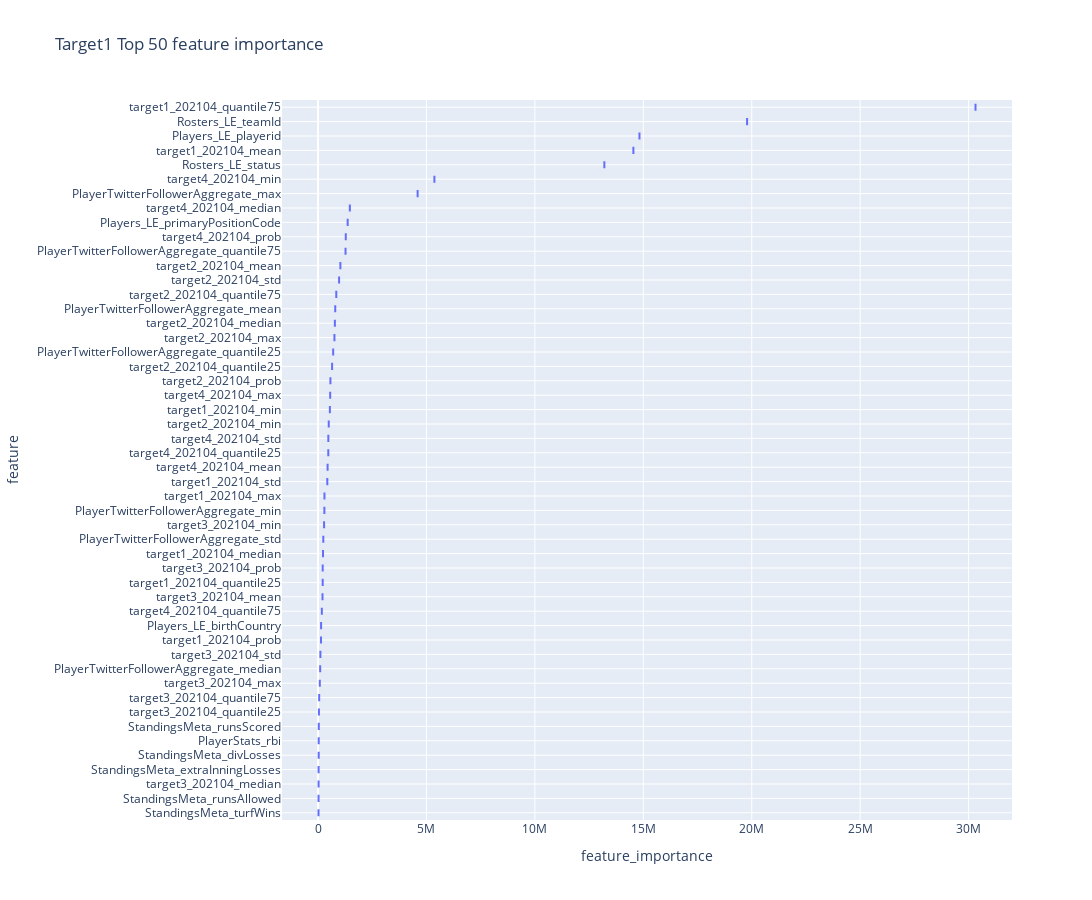
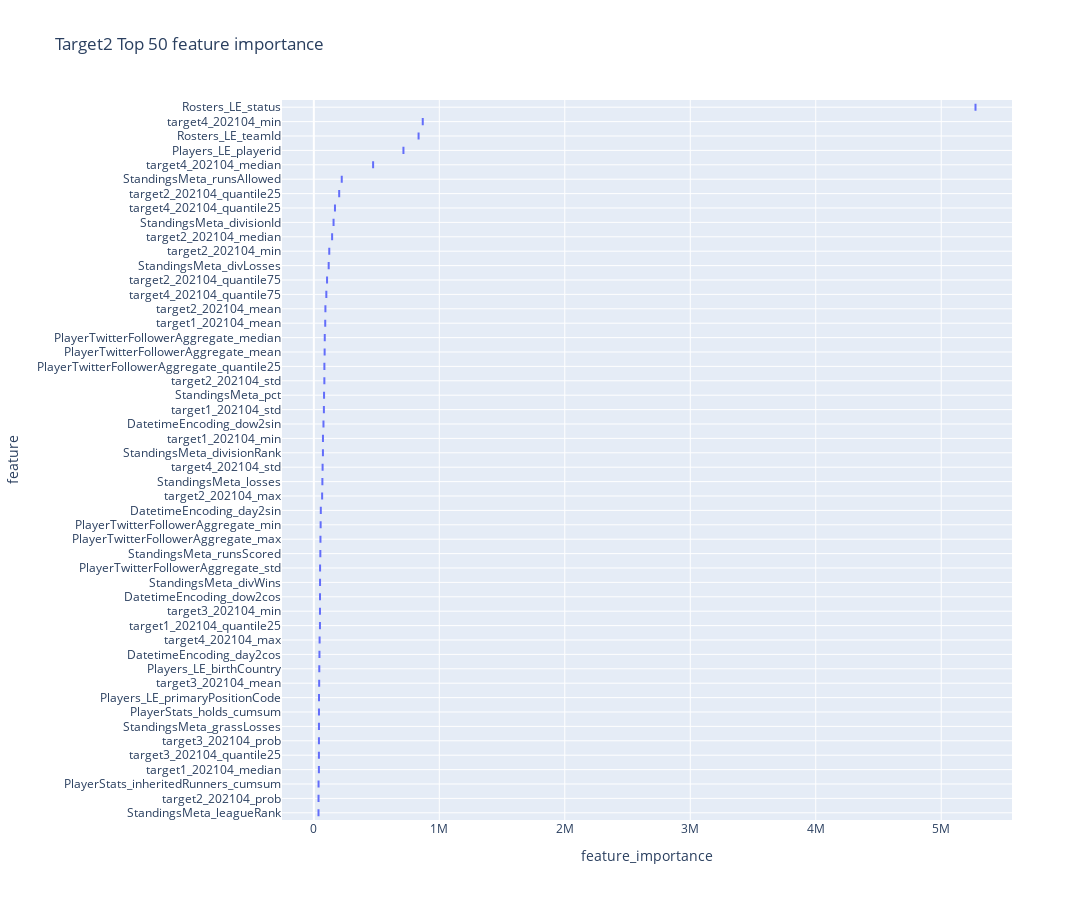
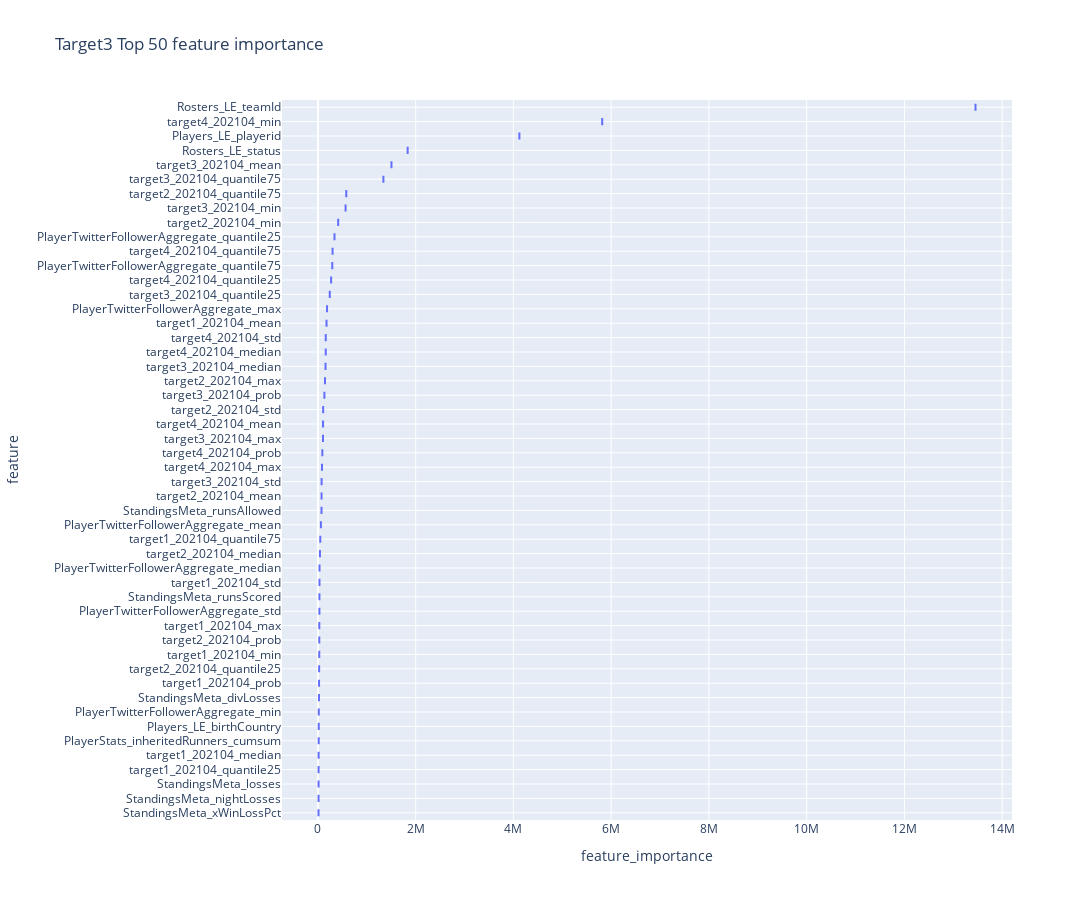
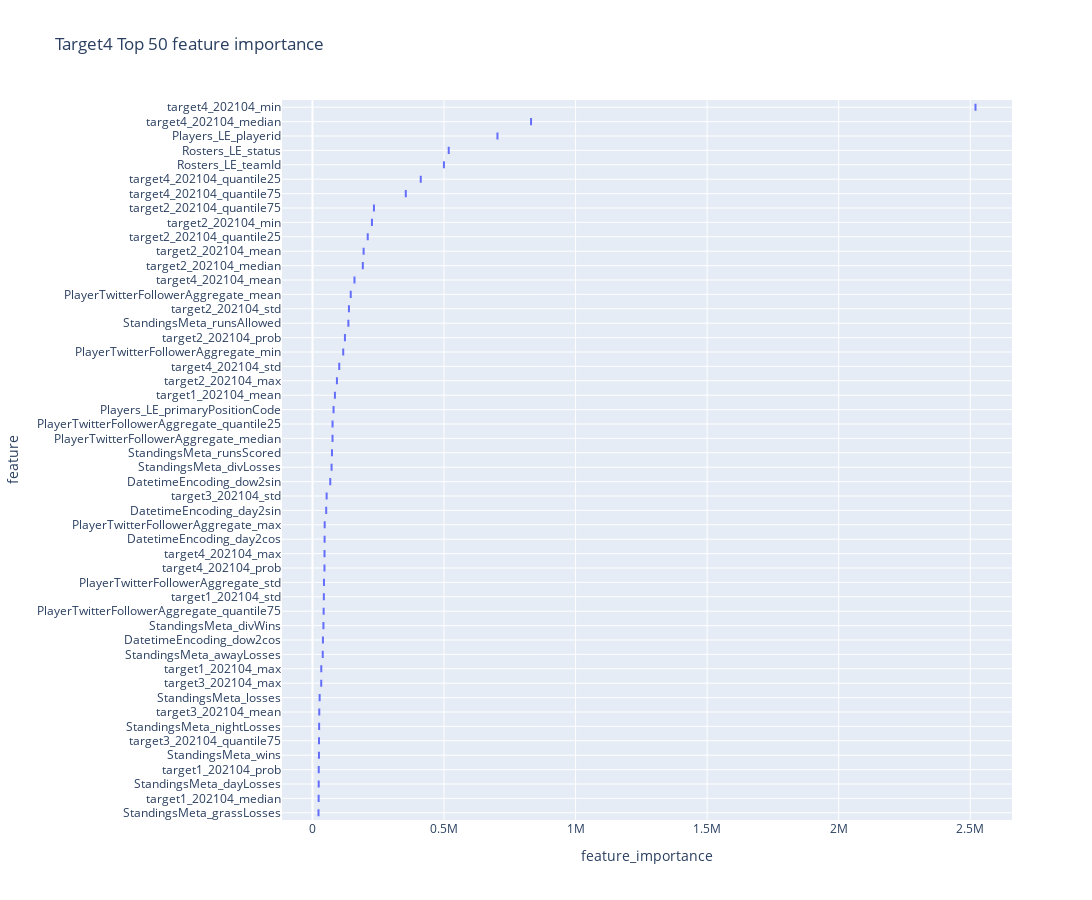

These figures' notebook cell, in order:
### Code cell
visualize_feature_importance(models, train_feat_df)

### Figure 1 — Plotly figure (JSON) as saved in the notebook; plotly's stock layout.template omitted (floating-point values rounded to 4 significant figures)
{"data": [{"alignmentgroup": "True", "hovertemplate": "feature_importance=%{x}<br>feature=%{y}<extra></extra>", "legendgroup": "", "marker": {"color": "#636efa"}, "name": "", "notched": false, "offsetgroup": "", "orientation": "h", "showlegend": false, "type": "box", "x": [14540000.0, 427700.0, 297300.0, 546400.0, 229800.0, 215800.0, 30320000.0, 138600.0, 1031000.0, 972000.0, 757100.0, 494500.0, 776900.0, 649500.0, 842000.0, 571500.0, 206700.0, 110000.0, 81890.0, 279500.0, 25430.0, 41890.0, 54060.0, 215900.0, 441400.0, 475200.0, 561100.0, 5367000.0, 1468000.0, 473700.0, 175700.0, 1280000.0, 19790000.0, 13200000.0, 141900.0, 1367000.0, 14820000.0, 31350.0, 794200.0, 243300.0, 4593000.0, 292800.0, 98890.0, 698500.0, 1268000.0, 23980.0, 34760.0, 26320.0, 22030.0, 30930.0], "x0": " ", "xaxis": "x", "y": ["target1_202104_mean", "target1_202104_std", "target1_202104_max", "target1_202104_min", "target1_202104_median", "target1_202104_quantile25", "target1_202104_quantile75", "target1_202104_prob", "target2_202104_mean", "target2_202104_std", "target2_202104_max", "target2_202104_min", "target2_202104_median", "target2_202104_quantile25", "target2_202104_quantile75", "target2_202104_prob", "target3_202104_mean", "target3_202104_std", "target3_202104_max", "target3_202104_min", "target3_202104_median", "target3_202104_quantile25", "target3_202104_quantile75", "target3_202104_prob", "target4_202104_mean", "target4_202104_std", "target4_202104_max", "target4_202104_min", "target4_202104_median", "target4_202104_quantile25", "target4_202104_quantile75", "target4_202104_prob", "Rosters_LE_teamId", "Rosters_LE_status", "Players_LE_birthCountry", "Players_LE_primaryPositionCode", "Players_LE_playerid", "PlayerStats_rbi", "PlayerTwitterFollowerAggregate_mean", "PlayerTwitterFollowerAggregate_std", "PlayerTwitterFollowerAggregate_max", "PlayerTwitterFollowerAggregate_min", "PlayerTwitterFollowerAggregate_median", "PlayerTwitterFollowerAggregate_quantile25", "PlayerTwitterFollowerAggregate_quantile75", "StandingsMeta_runsAllowed", "StandingsMeta_runsScored", "StandingsMeta_extraInningLosses", "StandingsMeta_turfWins", "StandingsMeta_divLosses"], "y0": " ", "yaxis": "y"}], "layout": {"boxmode": "group", "height": 900, "legend": {"tracegroupgap": 0}, "title": {"text": "Target1 Top 50 feature importance"}, "width": 1250, "xaxis": {"anchor": "y", "domain": [0, 1], "title": {"text": "feature_importance"}}, "yaxis": {"anchor": "x", "categoryarray": ["StandingsMeta_turfWins", "StandingsMeta_runsAllowed", "target3_202104_median", "StandingsMeta_extraInningLosses", "StandingsMeta_divLosses", "PlayerStats_rbi", "StandingsMeta_runsScored", "target3_202104_quantile25", "target3_202104_quantile75", "target3_202104_max", "PlayerTwitterFollowerAggregate_median", "target3_202104_std", "target1_202104_prob", "Players_LE_birthCountry", "target4_202104_quantile75", "target3_202104_mean", "target1_202104_quantile25", "target3_202104_prob", "target1_202104_median", "PlayerTwitterFollowerAggregate_std", "target3_202104_min", "PlayerTwitterFollowerAggregate_min", "target1_202104_max", "target1_202104_std", "target4_202104_mean", "target4_202104_quantile25", "target4_202104_std", "target2_202104_min", "target1_202104_min", "target4_202104_max", "target2_202104_prob", "target2_202104_quantile25", "PlayerTwitterFollowerAggregate_quantile25", "target2_202104_max", "target2_202104_median", "PlayerTwitterFollowerAggregate_mean", "target2_202104_quantile75", "target2_202104_std", "target2_202104_mean", "PlayerTwitterFollowerAggregate_quantile75", "target4_202104_prob", "Players_LE_primaryPositionCode", "target4_202104_median", "PlayerTwitterFollowerAggregate_max", "target4_202104_min", "Rosters_LE_status", "target1_202104_mean", "Players_LE_playerid", "Rosters_LE_teamId", "target1_202104_quantile75"], "categoryorder": "array", "domain": [0, 1], "showgrid": true, "title": {"text": "feature"}}}}

### Figure 2 — Plotly figure (JSON) as saved in the notebook; plotly's stock layout.template omitted (floating-point values rounded to 4 significant figures)
{"data": [{"alignmentgroup": "True", "hovertemplate": "feature_importance=%{x}<br>feature=%{y}<extra></extra>", "legendgroup": "", "marker": {"color": "#636efa"}, "name": "", "notched": false, "offsetgroup": "", "orientation": "h", "showlegend": false, "type": "box", "x": [90880.0, 80200.0, 72860.0, 40390.0, 48830.0, 92250.0, 83900.0, 66250.0, 123000.0, 145800.0, 202100.0, 105300.0, 37480.0, 42530.0, 48890.0, 40440.0, 40750.0, 69920.0, 45990.0, 868100.0, 472500.0, 168500.0, 99620.0, 834800.0, 5273000.0, 43400.0, 41210.0, 714200.0, 40970.0, 37630.0, 86140.0, 49800.0, 52740.0, 54250.0, 87100.0, 84180.0, 157300.0, 72530.0, 37210.0, 68160.0, 81410.0, 222500.0, 51830.0, 40890.0, 49580.0, 118300.0, 44760.0, 55590.0, 49230.0, 76800.0], "x0": " ", "xaxis": "x", "y": ["target1_202104_mean", "target1_202104_std", "target1_202104_min", "target1_202104_median", "target1_202104_quantile25", "target2_202104_mean", "target2_202104_std", "target2_202104_max", "target2_202104_min", "target2_202104_median", "target2_202104_quantile25", "target2_202104_quantile75", "target2_202104_prob", "target3_202104_mean", "target3_202104_min", "target3_202104_quantile25", "target3_202104_prob", "target4_202104_std", "target4_202104_max", "target4_202104_min", "target4_202104_median", "target4_202104_quantile25", "target4_202104_quantile75", "Rosters_LE_teamId", "Rosters_LE_status", "Players_LE_birthCountry", "Players_LE_primaryPositionCode", "Players_LE_playerid", "PlayerStats_holds_cumsum", "PlayerStats_inheritedRunners_cumsum", "PlayerTwitterFollowerAggregate_mean", "PlayerTwitterFollowerAggregate_std", "PlayerTwitterFollowerAggregate_max", "PlayerTwitterFollowerAggregate_min", "PlayerTwitterFollowerAggregate_median", "PlayerTwitterFollowerAggregate_quantile25", "StandingsMeta_divisionId", "StandingsMeta_divisionRank", "StandingsMeta_leagueRank", "StandingsMeta_losses", "StandingsMeta_pct", "StandingsMeta_runsAllowed", "StandingsMeta_runsScored", "StandingsMeta_grassLosses", "StandingsMeta_divWins", "StandingsMeta_divLosses", "DatetimeEncoding_day2cos", "DatetimeEncoding_day2sin", "DatetimeEncoding_dow2cos", "DatetimeEncoding_dow2sin"], "y0": " ", "yaxis": "y"}], "layout": {"boxmode": "group", "height": 900, "legend": {"tracegroupgap": 0}, "title": {"text": "Target2 Top 50 feature importance"}, "width": 1250, "xaxis": {"anchor": "y", "domain": [0, 1], "title": {"text": "feature_importance"}}, "yaxis": {"anchor": "x", "categoryarray": ["StandingsMeta_leagueRank", "target2_202104_prob", "PlayerStats_inheritedRunners_cumsum", "target1_202104_median", "target3_202104_quantile25", "target3_202104_prob", "StandingsMeta_grassLosses", "PlayerStats_holds_cumsum", "Players_LE_primaryPositionCode", "target3_202104_mean", "Players_LE_birthCountry", "DatetimeEncoding_day2cos", "target4_202104_max", "target1_202104_quantile25", "target3_202104_min", "DatetimeEncoding_dow2cos", "StandingsMeta_divWins", "PlayerTwitterFollowerAggregate_std", "StandingsMeta_runsScored", "PlayerTwitterFollowerAggregate_max", "PlayerTwitterFollowerAggregate_min", "DatetimeEncoding_day2sin", "target2_202104_max", "StandingsMeta_losses", "target4_202104_std", "StandingsMeta_divisionRank", "target1_202104_min", "DatetimeEncoding_dow2sin", "target1_202104_std", "StandingsMeta_pct", "target2_202104_std", "PlayerTwitterFollowerAggregate_quantile25", "PlayerTwitterFollowerAggregate_mean", "PlayerTwitterFollowerAggregate_median", "target1_202104_mean", "target2_202104_mean", "target4_202104_quantile75", "target2_202104_quantile75", "StandingsMeta_divLosses", "target2_202104_min", "target2_202104_median", "StandingsMeta_divisionId", "target4_202104_quantile25", "target2_202104_quantile25", "StandingsMeta_runsAllowed", "target4_202104_median", "Players_LE_playerid", "Rosters_LE_teamId", "target4_202104_min", "Rosters_LE_status"], "categoryorder": "array", "domain": [0, 1], "showgrid": true, "title": {"text": "feature"}}}}

### Figure 3 — Plotly figure (JSON) as saved in the notebook; plotly's stock layout.template omitted (floating-point values rounded to 4 significant figures)
{"data": [{"alignmentgroup": "True", "hovertemplate": "feature_importance=%{x}<br>feature=%{y}<extra></extra>", "legendgroup": "", "marker": {"color": "#636efa"}, "name": "", "notched": false, "offsetgroup": "", "orientation": "h", "showlegend": false, "type": "box", "x": [175700.0, 31620.0, 27990.0, 27340.0, 14030.0, 12940.0, 48170.0, 23000.0, 74240.0, 107100.0, 144100.0, 414200.0, 41420.0, 24600.0, 579900.0, 27810.0, 1504000.0, 75250.0, 103600.0, 565700.0, 155200.0, 241800.0, 1339000.0, 132000.0, 104400.0, 159800.0, 82750.0, 5817000.0, 159500.0, 269600.0, 299100.0, 90120.0, 13450000.0, 1836000.0, 16530.0, 4122000.0, 15410.0, 60850.0, 30180.0, 186400.0, 16590.0, 31990.0, 338600.0, 293000.0, 12820.0, 73060.0, 30480.0, 12570.0, 21180.0, 11580.0], "x0": " ", "xaxis": "x", "y": ["target1_202104_mean", "target1_202104_std", "target1_202104_max", "target1_202104_min", "target1_202104_median", "target1_202104_quantile25", "target1_202104_quantile75", "target1_202104_prob", "target2_202104_mean", "target2_202104_std", "target2_202104_max", "target2_202104_min", "target2_202104_median", "target2_202104_quantile25", "target2_202104_quantile75", "target2_202104_prob", "target3_202104_mean", "target3_202104_std", "target3_202104_max", "target3_202104_min", "target3_202104_median", "target3_202104_quantile25", "target3_202104_quantile75", "target3_202104_prob", "target4_202104_mean", "target4_202104_std", "target4_202104_max", "target4_202104_min", "target4_202104_median", "target4_202104_quantile25", "target4_202104_quantile75", "target4_202104_prob", "Rosters_LE_teamId", "Rosters_LE_status", "Players_LE_birthCountry", "Players_LE_playerid", "PlayerStats_inheritedRunners_cumsum", "PlayerTwitterFollowerAggregate_mean", "PlayerTwitterFollowerAggregate_std", "PlayerTwitterFollowerAggregate_max", "PlayerTwitterFollowerAggregate_min", "PlayerTwitterFollowerAggregate_median", "PlayerTwitterFollowerAggregate_quantile25", "PlayerTwitterFollowerAggregate_quantile75", "StandingsMeta_losses", "StandingsMeta_runsAllowed", "StandingsMeta_runsScored", "StandingsMeta_nightLosses", "StandingsMeta_divLosses", "StandingsMeta_xWinLossPct"], "y0": " ", "yaxis": "y"}], "layout": {"boxmode": "group", "height": 900, "legend": {"tracegroupgap": 0}, "title": {"text": "Target3 Top 50 feature importance"}, "width": 1250, "xaxis": {"anchor": "y", "domain": [0, 1], "title": {"text": "feature_importance"}}, "yaxis": {"anchor": "x", "categoryarray": ["StandingsMeta_xWinLossPct", "StandingsMeta_nightLosses", "StandingsMeta_losses", "target1_202104_quantile25", "target1_202104_median", "PlayerStats_inheritedRunners_cumsum", "Players_LE_birthCountry", "PlayerTwitterFollowerAggregate_min", "StandingsMeta_divLosses", "target1_202104_prob", "target2_202104_quantile25", "target1_202104_min", "target2_202104_prob", "target1_202104_max", "PlayerTwitterFollowerAggregate_std", "StandingsMeta_runsScored", "target1_202104_std", "PlayerTwitterFollowerAggregate_median", "target2_202104_median", "target1_202104_quantile75", "PlayerTwitterFollowerAggregate_mean", "StandingsMeta_runsAllowed", "target2_202104_mean", "target3_202104_std", "target4_202104_max", "target4_202104_prob", "target3_202104_max", "target4_202104_mean", "target2_202104_std", "target3_202104_prob", "target2_202104_max", "target3_202104_median", "target4_202104_median", "target4_202104_std", "target1_202104_mean", "PlayerTwitterFollowerAggregate_max", "target3_202104_quantile25", "target4_202104_quantile25", "PlayerTwitterFollowerAggregate_quantile75", "target4_202104_quantile75", "PlayerTwitterFollowerAggregate_quantile25", "target2_202104_min", "target3_202104_min", "target2_202104_quantile75", "target3_202104_quantile75", "target3_202104_mean", "Rosters_LE_status", "Players_LE_playerid", "target4_202104_min", "Rosters_LE_teamId"], "categoryorder": "array", "domain": [0, 1], "showgrid": true, "title": {"text": "feature"}}}}

### Figure 4 — Plotly figure (JSON) as saved in the notebook; plotly's stock layout.template omitted (floating-point values rounded to 4 significant figures)
{"data": [{"alignmentgroup": "True", "hovertemplate": "feature_importance=%{x}<br>feature=%{y}<extra></extra>", "legendgroup": "", "marker": {"color": "#636efa"}, "name": "", "notched": false, "offsetgroup": "", "orientation": "h", "showlegend": false, "type": "box", "x": [85320.0, 43290.0, 33470.0, 23440.0, 23780.0, 194400.0, 138600.0, 92990.0, 226100.0, 191300.0, 210100.0, 233600.0, 123400.0, 25840.0, 53830.0, 33310.0, 24880.0, 159700.0, 101700.0, 45770.0, 2520000.0, 830800.0, 411600.0, 354700.0, 45650.0, 499600.0, 517900.0, 80180.0, 703100.0, 145400.0, 43700.0, 46390.0, 116900.0, 76180.0, 76360.0, 42500.0, 24620.0, 27220.0, 136500.0, 74170.0, 39020.0, 23630.0, 25330.0, 22920.0, 41640.0, 72600.0, 46060.0, 52180.0, 39780.0, 67630.0], "x0": " ", "xaxis": "x", "y": ["target1_202104_mean", "target1_202104_std", "target1_202104_max", "target1_202104_median", "target1_202104_prob", "target2_202104_mean", "target2_202104_std", "target2_202104_max", "target2_202104_min", "target2_202104_median", "target2_202104_quantile25", "target2_202104_quantile75", "target2_202104_prob", "target3_202104_mean", "target3_202104_std", "target3_202104_max", "target3_202104_quantile75", "target4_202104_mean", "target4_202104_std", "target4_202104_max", "target4_202104_min", "target4_202104_median", "target4_202104_quantile25", "target4_202104_quantile75", "target4_202104_prob", "Rosters_LE_teamId", "Rosters_LE_status", "Players_LE_primaryPositionCode", "Players_LE_playerid", "PlayerTwitterFollowerAggregate_mean", "PlayerTwitterFollowerAggregate_std", "PlayerTwitterFollowerAggregate_max", "PlayerTwitterFollowerAggregate_min", "PlayerTwitterFollowerAggregate_median", "PlayerTwitterFollowerAggregate_quantile25", "PlayerTwitterFollowerAggregate_quantile75", "StandingsMeta_wins", "StandingsMeta_losses", "StandingsMeta_runsAllowed", "StandingsMeta_runsScored", "StandingsMeta_awayLosses", "StandingsMeta_dayLosses", "StandingsMeta_nightLosses", "StandingsMeta_grassLosses", "StandingsMeta_divWins", "StandingsMeta_divLosses", "DatetimeEncoding_day2cos", "DatetimeEncoding_day2sin", "DatetimeEncoding_dow2cos", "DatetimeEncoding_dow2sin"], "y0": " ", "yaxis": "y"}], "layout": {"boxmode": "group", "height": 900, "legend": {"tracegroupgap": 0}, "title": {"text": "Target4 Top 50 feature importance"}, "width": 1250, "xaxis": {"anchor": "y", "domain": [0, 1], "title": {"text": "feature_importance"}}, "yaxis": {"anchor": "x", "categoryarray": ["StandingsMeta_grassLosses", "target1_202104_median", "StandingsMeta_dayLosses", "target1_202104_prob", "StandingsMeta_wins", "target3_202104_quantile75", "StandingsMeta_nightLosses", "target3_202104_mean", "StandingsMeta_losses", "target3_202104_max", "target1_202104_max", "StandingsMeta_awayLosses", "DatetimeEncoding_dow2cos", "StandingsMeta_divWins", "PlayerTwitterFollowerAggregate_quantile75", "target1_202104_std", "PlayerTwitterFollowerAggregate_std", "target4_202104_prob", "target4_202104_max", "DatetimeEncoding_day2cos", "PlayerTwitterFollowerAggregate_max", "DatetimeEncoding_day2sin", "target3_202104_std", "DatetimeEncoding_dow2sin", "StandingsMeta_divLosses", "StandingsMeta_runsScored", "PlayerTwitterFollowerAggregate_median", "PlayerTwitterFollowerAggregate_quantile25", "Players_LE_primaryPositionCode", "target1_202104_mean", "target2_202104_max", "target4_202104_std", "PlayerTwitterFollowerAggregate_min", "target2_202104_prob", "StandingsMeta_runsAllowed", "target2_202104_std", "PlayerTwitterFollowerAggregate_mean", "target4_202104_mean", "target2_202104_median", "target2_202104_mean", "target2_202104_quantile25", "target2_202104_min", "target2_202104_quantile75", "target4_202104_quantile75", "target4_202104_quantile25", "Rosters_LE_teamId", "Rosters_LE_status", "Players_LE_playerid", "target4_202104_median", "target4_202104_min"], "categoryorder": "array", "domain": [0, 1], "showgrid": true, "title": {"text": "feature"}}}}
